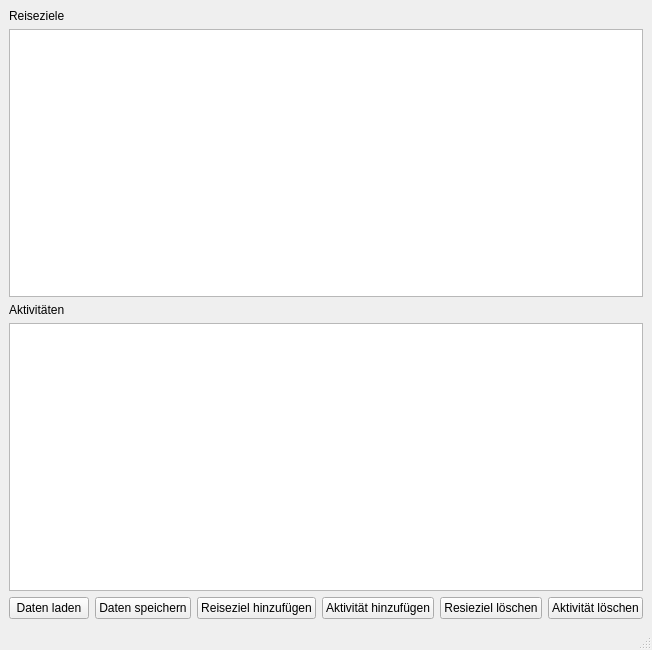
<?xml version="1.0" encoding="UTF-8"?>
<ui version="4.0">
 <class>MainWindow</class>
 <widget class="QMainWindow" name="MainWindow">
  <property name="geometry">
   <rect>
    <x>0</x>
    <y>0</y>
    <width>527</width>
    <height>650</height>
   </rect>
  </property>
  <property name="windowTitle">
   <string>MainWindow</string>
  </property>
  <widget class="QWidget" name="centralwidget">
   <layout class="QVBoxLayout" name="verticalLayout_2">
    <item>
     <layout class="QVBoxLayout" name="verticalLayout">
      <item>
       <widget class="QLabel" name="label_Reiseziele">
        <property name="text">
         <string>Reiseziele</string>
        </property>
       </widget>
      </item>
      <item>
       <widget class="QListWidget" name="listWidget_Reiseziele"/>
      </item>
      <item>
       <widget class="QLabel" name="label_Aktivitaeten">
        <property name="text">
         <string>Aktivitäten</string>
        </property>
       </widget>
      </item>
      <item>
       <widget class="QListWidget" name="listWidget_Aktivitaeten"/>
      </item>
     </layout>
    </item>
    <item>
     <layout class="QHBoxLayout" name="horizontalLayout">
      <item>
       <widget class="QPushButton" name="pushButton_DatenLaden">
        <property name="text">
         <string>Daten laden</string>
        </property>
       </widget>
      </item>
      <item>
       <widget class="QPushButton" name="pushButton_DatenSpeichern">
        <property name="text">
         <string>Daten speichern</string>
        </property>
       </widget>
      </item>
      <item>
       <widget class="QPushButton" name="pushButton_ReisezielHinzufuegen">
        <property name="text">
         <string>Reiseziel hinzufügen</string>
        </property>
       </widget>
      </item>
      <item>
       <widget class="QPushButton" name="pushButton_AktivitaetHinzufuegen">
        <property name="text">
         <string>Aktivität hinzufügen</string>
        </property>
       </widget>
      </item>
      <item>
       <widget class="QPushButton" name="pushButton_ReisezielLoeschen">
        <property name="text">
         <string>Resieziel löschen</string>
        </property>
       </widget>
      </item>
      <item>
       <widget class="QPushButton" name="pushButton_AktivitaetLoeschen">
        <property name="text">
         <string>Aktivität löschen</string>
        </property>
       </widget>
      </item>
     </layout>
    </item>
   </layout>
  </widget>
  <widget class="QMenuBar" name="menubar">
   <property name="geometry">
    <rect>
     <x>0</x>
     <y>0</y>
     <width>527</width>
     <height>17</height>
    </rect>
   </property>
  </widget>
  <widget class="QStatusBar" name="statusbar"/>
 </widget>
 <resources/>
 <connections/>
</ui>
